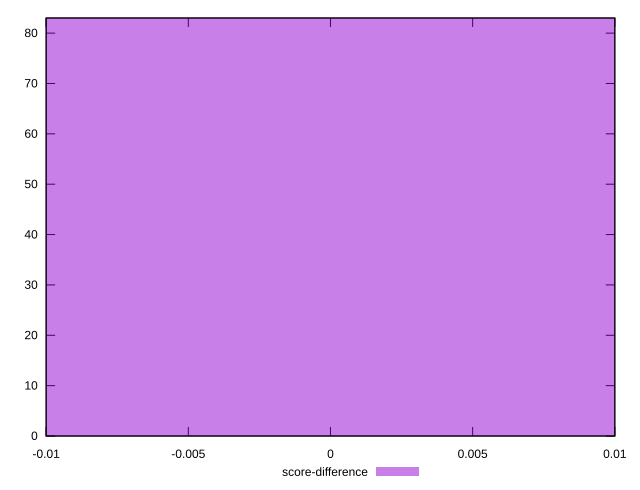

Reproduce this figure in gnuplot.
reset

$scoreDifference <<EOF
0 83
EOF

set key outside below
set boxwidth 0.1
set xrange [-0.01:0.01]
set yrange [0:83]
set trange [0:83]
set style fill transparent solid 0.5 noborder
set terminal svg size 640, 490 enhanced background rgb 'white'
set output "reports/report_00027_2021-02-24T12-40-31.850Z/speed-index/samples/astro/score-difference/histogram.svg"

plot $scoreDifference title "score-difference" with boxes

reset
